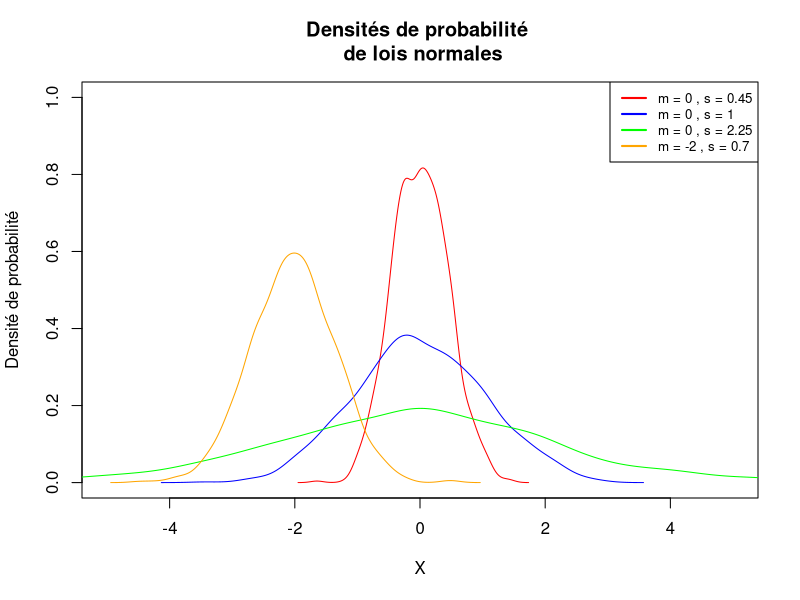
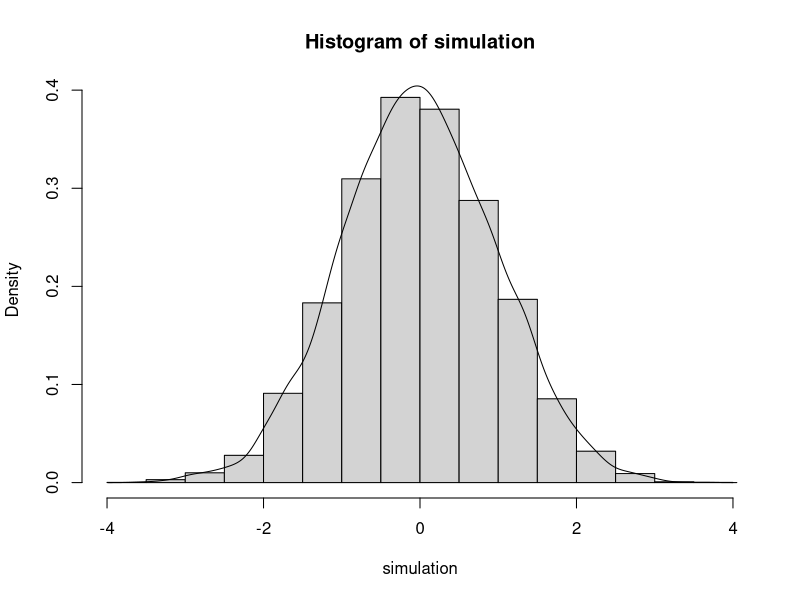
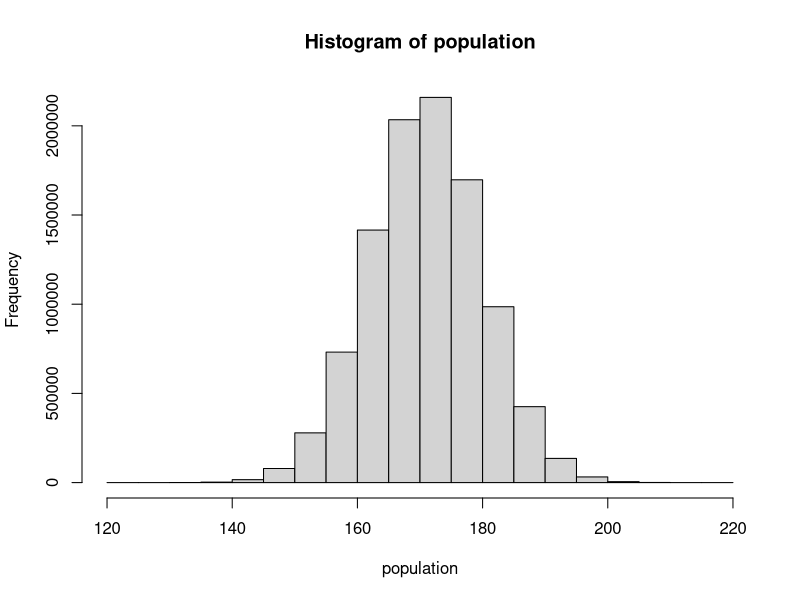

Source code (R) for these figures, in order:
#1
par(mfrow = c(1,1))
plot(NA, xlim=c(-5, 5), ylim=c(0, 1), xlab="X", 
     ylab="Densité de probabilité", 
     main="Densités de probabilité \n de lois normales")
# Tracer la densité de probabilité pour chaque simulation

#2
moyennes <- c(0, 0, 0, -2)
sigmas <- c(0.45, 1, 2.25, 0.7)
colors <- c("red", "blue", "green", "orange")
legend_labels <- c()
for (i in 1:length(moyennes)) {
  serie = rnorm(n = 1000, 
                mean = moyennes[i], 
                sd = sigmas[i])
  lines(density(serie), col = colors[i])
  legend_labels <- c(legend_labels, paste("m =", moyennes[i], ",", "s =", sigmas[i]))
}
# Ajouter une légende
legend("topright", legend=legend_labels, col=colors, lwd=2, cex=0.8)

#3 4 5 6 7
simulation=rnorm(10000,mean=0,sd=1)
hist(simulation,probability = TRUE)
lines(density(simulation))
median(simulation)
quantile(simulation)
quantile(simulation,probs=seq(from=0,to=1,by=0.01))
quantile(simulation,probs=0.95)

#8
qnorm(p=0.95,mean=0,sd=1)
pnorm(q=1.644854,mean=0,sd=1)

#9
qnorm(p=0.975,mean=0,sd=1)

#10
pnorm(q=1.96,mean=0,sd=1)


#Exercice 2
indices_lignes = seq(from = 0, to = 3.9, by = 0.1)

#on crée un vecteur vide pour ajouter les probas au fur et à mesure
all_probas = c()
#On parcourt les indices lignes
for (i in indices_lignes){
  proba = pnorm(q = i, mean = 0, sd = 1)
  #on ajoute la nouvelle proba au vecteur existant
  all_probas = c(all_probas,proba)
  all_probas = round(all_probas,digits = 4)
}

#2
indices_colones = seq(from = 0.00, to = 0.09, by = 0.01)
indices_lignes = seq(from = 0, to = 3.9, by = 0.1)

#On crée un objet résultat vide.
resultat = NULL
#On parcourt les indices colonnes
for (j in indices_colones) {
  #on crée un vecteur vide pour ajouter les probas au fur et à mesure
  all_probas = c()
  #On parcourt les indices lignes
  for (i in indices_lignes){
    quantile = i + j
    proba = pnorm(q = quantile, mean = 0, sd = 1)
    #on ajoute la nouvelle proba au vecteur existant
    all_probas = c(all_probas,proba)
    all_probas = round(all_probas,digits = 4)
  }
  #On ajoute une colonne au resultat
  resultat = cbind(resultat,all_probas)
}
View(resultat)
resultat=data.frame(resultat)
colnames(resultat)=indices_colones
rownames(resultat)=indices_lignes

#exo 3

#1
moyenne_pop=171
sd_pop=9
population<-rnorm(n = 1e7, 
                  mean=moyenne_pop, 
                  sd=sd_pop)

#2
mean(population)
sd(population)

#3
hist(population)
#4
#observé
pop190 = population[population < 190]
length(pop190)
length(pop190) / length(population)

#en théorie
pnorm(q = 190, mean=moyenne_pop, sd=sd_pop)*1e7

#5
pop200 = population[population >= 200]
length(pop200)
length(pop200) / length(population)

#en théorie
#proba de P( X < 200cm)
proba_inf_200 = pnorm(q = 200, mean=moyenne_pop, sd=sd_pop)
#proba de P( X >= 200cm)
1 - proba_inf_200

#Exercice 4
